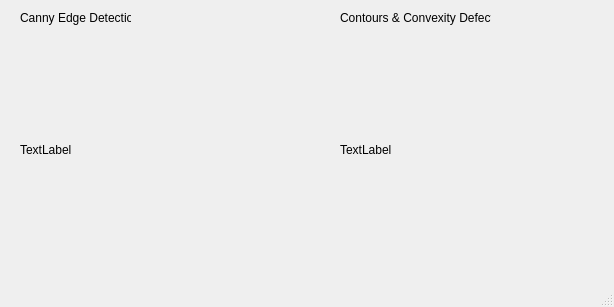
<?xml version="1.0" encoding="UTF-8"?>
<ui version="4.0">
 <class>Debug</class>
 <widget class="QMainWindow" name="Debug">
  <property name="geometry">
   <rect>
    <x>0</x>
    <y>0</y>
    <width>614</width>
    <height>307</height>
   </rect>
  </property>
  <property name="minimumSize">
   <size>
    <width>614</width>
    <height>307</height>
   </size>
  </property>
  <property name="maximumSize">
   <size>
    <width>614</width>
    <height>307</height>
   </size>
  </property>
  <property name="windowTitle">
   <string>Debug</string>
  </property>
  <widget class="QWidget" name="centralwidget">
   <widget class="QLabel" name="CannyEdgeLabel">
    <property name="geometry">
     <rect>
      <x>20</x>
      <y>50</y>
      <width>200</width>
      <height>200</height>
     </rect>
    </property>
    <property name="text">
     <string>TextLabel</string>
    </property>
   </widget>
   <widget class="QLabel" name="ConvexityLabel">
    <property name="geometry">
     <rect>
      <x>340</x>
      <y>50</y>
      <width>200</width>
      <height>200</height>
     </rect>
    </property>
    <property name="text">
     <string>TextLabel</string>
    </property>
   </widget>
   <widget class="QLabel" name="label">
    <property name="geometry">
     <rect>
      <x>20</x>
      <y>10</y>
      <width>111</width>
      <height>16</height>
     </rect>
    </property>
    <property name="text">
     <string>Canny Edge Detection</string>
    </property>
   </widget>
   <widget class="QLabel" name="label_3">
    <property name="geometry">
     <rect>
      <x>340</x>
      <y>10</y>
      <width>151</width>
      <height>16</height>
     </rect>
    </property>
    <property name="text">
     <string>Contours &amp; Convexity Defects</string>
    </property>
   </widget>
  </widget>
  <widget class="QMenuBar" name="menubar">
   <property name="geometry">
    <rect>
     <x>0</x>
     <y>0</y>
     <width>614</width>
     <height>21</height>
    </rect>
   </property>
  </widget>
  <widget class="QStatusBar" name="statusbar"/>
 </widget>
 <resources/>
 <connections/>
</ui>
